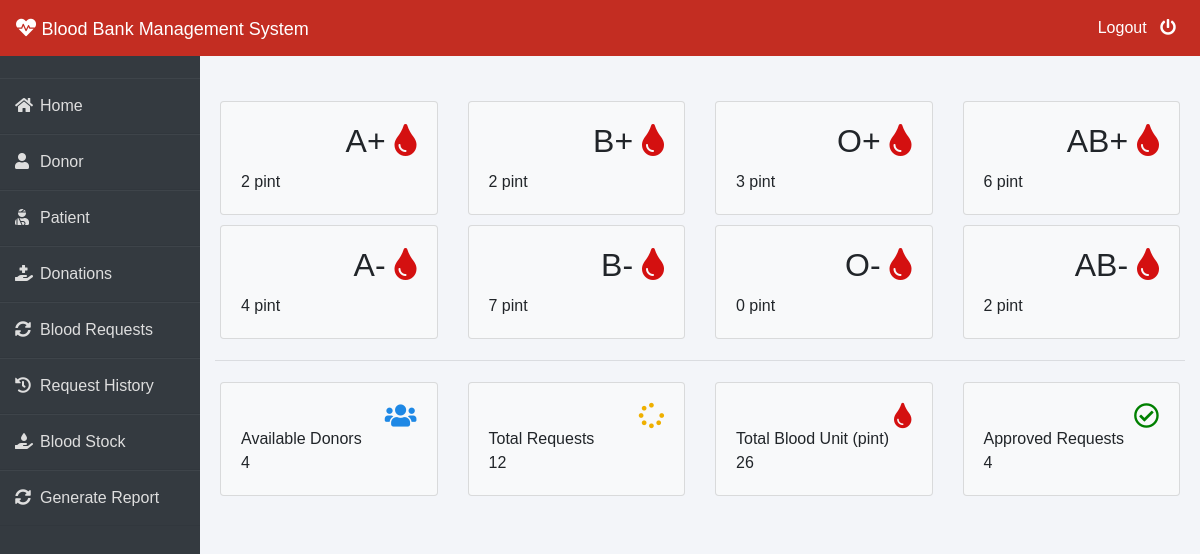
Page /admin-dashboard (signed in) on the committed database.
### blood/models.py (models this page shows, shortened)
class Stock(models.Model):
    bloodgroup=models.CharField(max_length=10)
    unit=models.PositiveIntegerField(default=0)

### blood/views.py (the view)
# urls.py: path('admin-dashboard', views.admin_dashboard_view,name='admin-dashboard'),
@login_required(login_url='adminlogin')
def admin_dashboard_view(request):
    totalunit=models.Stock.objects.aggregate(Sum('unit'))
    dict={
        'A1':models.Stock.objects.get(bloodgroup="A+"),
        'A2':models.Stock.objects.get(bloodgroup="A-"),
        'B1':models.Stock.objects.get(bloodgroup="B+"),
        'B2':models.Stock.objects.get(bloodgroup="B-"),
        'AB1':models.Stock.objects.get(bloodgroup="AB+"),
        'AB2':models.Stock.objects.get(bloodgroup="AB-"),
        'O1':models.Stock.objects.get(bloodgroup="O+"),
        'O2':models.Stock.objects.get(bloodgroup="O-"),
        'totaldonors':dmodels.Donor.objects.all().count(),
        'totalbloodunit':totalunit['unit__sum'],
        'totalrequest':models.BloodRequest.objects.all().count(),
        'totalapprovedrequest':models.BloodRequest.objects.all().filter(status='Approved').count()
    }
    return render(request,'blood/admin_dashboard.html',context=dict)

### templates/blood/admin_dashboard.html
{% extends 'blood/adminbase.html' %}
{% block content %}
<br><br>
<div class="container">
    <div class="row">
        <div class="col-sm-3">
          <div class="card bg-light">
            <div class="card-body">
                <div class="blood">
                    <h2>A+ <i class="fas fa-tint" ></i></h2>
                </div><br><br>
                <div>
                    {{A1.unit}} pint
                </div>
            </div>
          </div>
        </div>
        <div class="col-sm-3">
            <div class="card bg-light">
                <div class="card-body">
                    <div class="blood">
                        <h2>B+ <i class="fas fa-tint"></i></h2>
                    </div><br><br>
                    <div>
                      {{B1.unit}} pint
                    </div>
                </div>
              </div>
        </div>
        <div class="col-sm-3">
            <div class="card bg-light">
                <div class="card-body">
                    <div class="blood">
                        <h2>O+ <i class="fas fa-tint"></i></h2>
                    </div><br><br>
                    <div>
                      {{O1.unit}} pint
                    </div>
                </div>
              </div>
          </div>
          <div class="col-sm-3">
            <div class="card bg-light">
                <div class="card-body">
                    <div class="blood">
                        <h2>AB+ <i class="fas fa-tint"></i></h2>
                    </div><br><br>
                    <div>
                      {{AB1.unit}} pint
                    </div>
                </div>
              </div>
          </div>
      </div>
      <div class="row">
        <div class="col-sm-3">
          <div class="card bg-light">
            <div class="card-body">
                <div class="blood">
                    <h2>A- <i class="fas fa-tint"></i></h2>
                </div><br><br>
                <div>
                  {{A2.unit}} pint
                </div>
            </div>
          </div>
        </div>
        <div class="col-sm-3">
            <div class="card bg-light">
                <div class="card-body">
                    <div class="blood">
                        <h2>B- <i class="fas fa-tint"></i></h2>
                    </div><br><br>
                    <div>
                      {{B2.unit}} pint
                    </div>
                </div>
              </div>
        </div>
        <div class="col-sm-3">
            <div class="card bg-light">
                <div class="card-body">
                    <div class="blood">
                        <h2>O- <i class="fas fa-tint"></i></h2>
                    </div><br><br>
                    <div>
                      {{O2.unit}} pint
                    </div>
                </div>
              </div>
          </div>
          <div class="col-sm-3">
            <div class="card bg-light">
                <div class="card-body">
                    <div class="blood">
                        <h2>AB- <i class="fas fa-tint"></i></h2>
                    </div><br><br>
                    <div>
                      {{AB2.unit}} pint
                    </div>
                </div>
              </div>
          </div>
      </div>
<hr>
    <div class="row">
      <div class="col-sm-3">
        <div class="card bg-light">
          <div class="card-body">
              <div class="blood">
                  <i class="fas fa-users" style="color: #1e88e5;"></i>
              </div><br>
              <div>
                  Available Donors <br>
                  {{totaldonors}}
              </div>
          </div>
        </div>
      </div>
      <div class="col-sm-3">
          <div class="card bg-light">
              <div class="card-body">
                  <div class="blood">
                      <i class="fas fa-spinner" style="color:#efb000;"></i>
                  </div><br>
                  <div>
                      Total Requests <br>
                     {{totalrequest}}
                  </div>
              </div>
            </div>
      </div>
        <div class="col-sm-3">
          <div class="card bg-light">
              <div class="card-body">
                  <div class="blood">
                      <i class="fas fa-tint xyz" style="color:#d41010;"></i>
                  </div><br>
                  <div>
                      Total Blood Unit (pint) <br>
                      {{totalbloodunit}}
                  </div>
              </div>
            </div>
        </div>
        <div class="col-sm-3">
            <div class="card bg-light">
                <div class="card-body">
                    <div class="blood">
                        <i class="far fa-check-circle" style="color:green;"></i>
                    </div><br>
                    <div>
                        Approved Requests <br>
                        {{totalapprovedrequest}}
                    </div>
                </div>
              </div>
          </div>
    </div>
</div>
{% endblock content %}

### templates/blood/adminbase.html (style rules this page uses)
.row { padding: 5px; }
.fa-tint { color: #d41010 }
.blood { float: right; }
.fa-users { color: blue; font-size: 3ex; }
.fa-spinner { color: blue; font-size: 3ex; }
.fa-check-circle { color: blue; font-size: 3ex; }
.xyz { color: blue; font-size: 3ex; }
* { margin: 0; padding: 0; box-sizing: border-box; list-style: none; text-decoration: none; font-family: 'Josefin Sans', sans-serif; }
body { background-color: #f3f5f9; }

### rows in the picture
Stock: unit "2"
Stock: unit "2"
Stock: unit "3"
Stock: unit "6"
Stock: unit "4"
Stock: unit "7"
Stock: unit "0"
Stock: unit "2"

### other values in the picture
{{ totaldonors }} "4"
{{ totalrequest }} "12"
{{ totalbloodunit }} "26"
{{ totalapprovedrequest }} "4"
